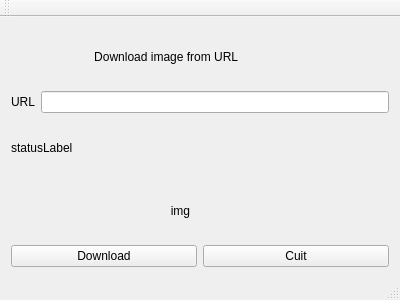
<?xml version="1.0" encoding="UTF-8"?>
<ui version="4.0">
 <class>MainWindow</class>
 <widget class="QMainWindow" name="MainWindow">
  <property name="geometry">
   <rect>
    <x>0</x>
    <y>0</y>
    <width>400</width>
    <height>300</height>
   </rect>
  </property>
  <property name="windowTitle">
   <string>MainWindow</string>
  </property>
  <widget class="QWidget" name="centralWidget">
   <layout class="QHBoxLayout" name="horizontalLayout">
    <item>
     <layout class="QVBoxLayout" name="verticalLayout">
      <item>
       <widget class="QLabel" name="label">
        <property name="text">
         <string>                         Download image from URL</string>
        </property>
       </widget>
      </item>
      <item>
       <layout class="QHBoxLayout" name="horizontalLayout_2">
        <item>
         <widget class="QLabel" name="label_2">
          <property name="text">
           <string>URL</string>
          </property>
         </widget>
        </item>
        <item>
         <widget class="QLineEdit" name="urlField"/>
        </item>
       </layout>
      </item>
      <item>
       <widget class="QLabel" name="statusLabel">
        <property name="text">
         <string>statusLabel</string>
        </property>
       </widget>
      </item>
      <item>
       <layout class="QHBoxLayout" name="horizontalLayout_3">
        <item>
         <widget class="QLabel" name="label_3">
          <property name="text">
           <string>                                                img</string>
          </property>
         </widget>
        </item>
       </layout>
      </item>
      <item>
       <layout class="QHBoxLayout" name="horizontalLayout_4">
        <item>
         <widget class="QPushButton" name="buttonDownload">
          <property name="text">
           <string>Download</string>
          </property>
         </widget>
        </item>
        <item>
         <widget class="QPushButton" name="buttonCuit">
          <property name="text">
           <string>Cuit</string>
          </property>
         </widget>
        </item>
       </layout>
      </item>
     </layout>
    </item>
   </layout>
  </widget>
  <widget class="QMenuBar" name="menuBar">
   <property name="geometry">
    <rect>
     <x>0</x>
     <y>0</y>
     <width>400</width>
     <height>25</height>
    </rect>
   </property>
  </widget>
  <widget class="QToolBar" name="mainToolBar">
   <attribute name="toolBarArea">
    <enum>TopToolBarArea</enum>
   </attribute>
   <attribute name="toolBarBreak">
    <bool>false</bool>
   </attribute>
  </widget>
  <widget class="QStatusBar" name="statusBar"/>
 </widget>
 <layoutdefault spacing="6" margin="11"/>
 <resources/>
 <connections/>
</ui>
